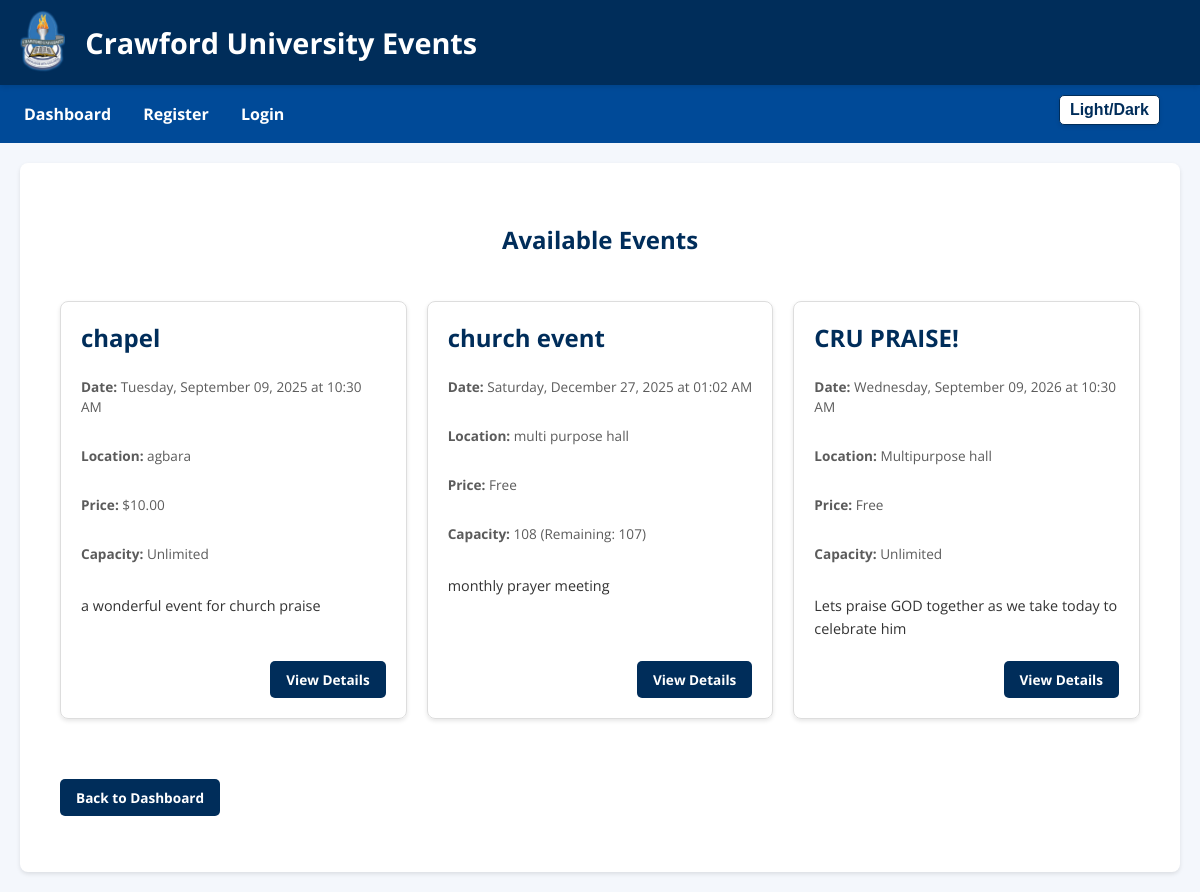
The app's page /events with its own data.
### models.py (models this page shows, shortened)
class Event(db.Model):
    id = db.Column(db.Integer, primary_key=True)
    name = db.Column(db.String(100), nullable=False)
    description = db.Column(db.Text, nullable=False)
    date = db.Column(db.DateTime, nullable=False)  # <-- Unified date + time field
    location = db.Column(db.String(100), nullable=False)
    price = db.Column(db.Float, default=0.0)
    capacity = db.Column(db.Integer)
    created_by = db.Column(db.Integer, db.ForeignKey('user.id', name='fk_event_created_by'), nullable=False)
    date_created = db.Column(db.DateTime, default=datetime.utcnow)
    status = db.Column(db.String(50), nullable=False, default='Pending DSA Approval')
    dsa_approver_id = db.Column(db.Integer, db.ForeignKey('user.id', name='fk_event_dsa_approver_id'), nullable=True)
    vc_approver_id = db.Column(db.Integer, db.ForeignKey('user.id', name='fk_event_vc_approver_id'), nullable=True)
    dsa_approver = db.relationship('User', foreign_keys=[dsa_approver_id], back_populates='events_dsa_approved', lazy=True, primaryjoin="Event.dsa_approver_id == User.id")
    vc_approver = db.relationship('User', foreign_keys=[vc_approver_id], back_populates='events_vc_approved', lazy=True, primaryjoin="Event.vc_approver_id == User.id")
    creator = db.relationship('User', back_populates='created_events', foreign_keys=[created_by])
    registrations = db.relationship('Registration', backref='event', lazy=True)
    reminder_sent = db.Column(db.Boolean, default=False, nullable=False)

### app.py (the view)
@app.route("/events")
def list_events():
    events = Event.query.order_by(Event.date.asc()).all()
    return render_template('list_events.html', title='Available Events', events=events)

### app.py (called while the page is built)
@app.context_processor
def inject_unread_notifications_count():
    if current_user.is_authenticated:
        unread_count = Notification.query.filter_by(user_id=current_user.id, is_read=False).count()
        return dict(unread_notifications_count=unread_count)
    return dict(unread_notifications_count=0)

@app.context_processor
def inject_now():
    return {'now': datetime.now(UTC)} # Make current UTC time available in templates

### templates/list_events.html (shortened to what this page needs)
{% extends "base.html" %}
{% block content %}
<div class="main-content-container">
    <h2>Available Events</h2>
    {% if events %}
        <div class="event-list-grid">
            {% for event in events %}
                <div class="event-card">
                    <h3>{{ event.name }}</h3>
                    <p class="event-meta"><strong>Date:</strong> {{ event.date.strftime('%A, %B %d, %Y at %I:%M %p') }}</p>
                    <p class="event-meta"><strong>Location:</strong> {{ event.location }}</p>
                    <p class="event-meta"><strong>Price:</strong>
                        {% if event.price == 0 %}
                            Free
                        {% else %}
                            ${{ "%.2f"|format(event.price) }}
                        {% endif %}
                    </p>
                    <p class="event-meta"><strong>Capacity:</strong>
                        {% if event.capacity is none %}
                            Unlimited
                        {% else %}
                            {{ event.capacity }}
                            {% set current_registrations = event.registrations|length %}
                            (Remaining: {{ event.capacity - current_registrations }})
                        {% endif %}
                    </p>
                    <p class="event-description">{{ event.description | truncate(150) }}</p>
                    <div class="event-actions">
                        <a href="{{ url_for('event_details', event_id=event.id) }}" class="button-link-styled">View Details</a>
                    </div>
                </div>
            {% endfor %}
        </div>
    {% else %}
        <p>No events are currently scheduled.</p>
    {% endif %}
    <p style="margin-top: 20px;">
        <a href="{{ url_for('dashboard') }}" class="button-link-styled">Back to Dashboard</a>
    </p>
</div>
{% endblock %}

### templates/base.html (shortened to what this page needs)
<!DOCTYPE html>
<html lang="en">
<head>
    <link rel="stylesheet" href="{{ url_for('static', filename='css/school_theme.css') }}">
</head>
<body>
    <header>
        <img src="{{ url_for('static', filename='images/image45.png') }}" alt="Crawford University Logo" class="header-logo">
        <h1 class="header-title">Crawford University Events</h1>
    </header>
    <nav>
        <a href="{{ url_for('dashboard') }}">Dashboard</a>
        {% if current_user.is_authenticated %}
            <a href="{{ url_for('list_halls') }}">View Halls</a>
            <a href="{{ url_for('list_buses') }}">View Buses</a>
            <a href="{{ url_for('list_events') }}">View Events</a>
            {% if current_user.role == 'student' %}
                <a href="{{ url_for('my_hall_bookings') }}">My Hall Bookings</a>
                <a href="{{ url_for('my_bus_bookings') }}">My Bus Bookings</a>
                <a href="{{ url_for('my_event_registrations') }}">My Event Registrations</a>
            {% endif %}
            <a href="{{ url_for('notifications') }}">
                Notifications
                {% if unread_notifications_count > 0 %}
                    <span style="background-color: #dc3545; color: white; border-radius: 0.5rem; padding: 0.2em 0.5em; font-size: 0.75em; vertical-align: top;">{{ unread_notifications_count }}</span>
                {% endif %}
            </a>
            <span style="float: right;">
                Hi, {{ current_user.username }} ({{ current_user.role }})!
                <a href="{{ url_for('logout') }}" style="display: inline; padding:0; margin-left:10px;">Logout</a>
            </span>
            <button class="theme-toggle-button" style="float: right; margin-right: 20px; background-color: #fff; color: var(--primary-blue); border: 1px solid var(--primary-blue); padding: 5px 10px; cursor: pointer;">
                Light/Dark
            </button>
        {% else %}
            <a href="{{ url_for('register') }}">Register</a>
            <a href="{{ url_for('login') }}">Login</a>
            <button class="theme-toggle-button" style="float: right; margin-right: 20px; background-color: #fff; color: var(--primary-blue); border: 1px solid var(--primary-blue); padding: 5px 10px; cursor: pointer;">
                Light/Dark
            </button>
        {% endif %}
    </nav>
    <div class="content">
        {% block content %}{% endblock %}
    </div>
</body>
</html>

### templates/list_events.html (style rules this page uses)
.event-list-grid { display: grid; grid-template-columns: repeat(auto-fit, minmax(300px, 1fr)); gap: 20px; padding: 20px 0; }
.event-card { background-color: var(--card-bg); border: 1px solid var(--border-color); border-radius: 8px; padding: 20px; box-shadow: 0 2px 4px rgba(0,0,0,0.1); display: flex; flex-direction: column; justify-content: space-between; }
.event-card h3 { color: var(--primary-blue); margin-top: 0; margin-bottom: 10px; font-size: 1.5em; }
.event-meta { font-size: 0.9em; color: var(--text-color-light); margin-bottom: 5px; }
.event-description { font-size: 1em; color: var(--text-color); margin-top: 15px; margin-bottom: 20px; flex-grow: 1; }
.event-actions { margin-top: auto; text-align: right; }
.button-link-styled { display: inline-block; padding: 8px 15px; background-color: var(--primary-blue); color: white; border-radius: 5px; text-decoration: none; font-weight: bold; transition: background-color 0.3s ease; }

### records on screen
Event: name "chapel", date "Tuesday, September 09, 2025 at 10:30 AM", location "agbara", price "10.00", shows "Unlimited", description "a wonderful event for church praise"
Event: name "church event", date "Saturday, December 27, 2025 at 01:02 AM", location "multi purpose hall", price "Free", capacity "108", event.capacity-current_registrations "107", description "monthly prayer meeting"
Event: name "CRU PRAISE!", date "Wednesday, September 09, 2026 at 10:30 AM", location "Multipurpose hall", price "Free", shows "Unlimited", description "Lets praise GOD together as we take today to celebrate him"
